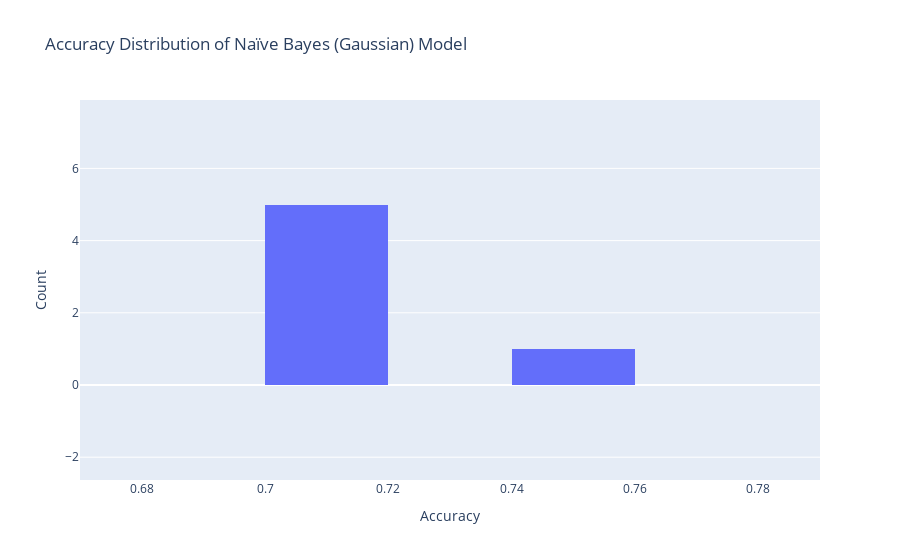

Write notebook code for a chart like this one.
### Code cell
import matplotlib.pyplot as plt
import plotly.graph_objects as go

# Bar chart example using Matplotlib
x = [
    '5-fold cross-validation with default parameters',
    '10-fold cross-validation with default parameters',
    '5-fold cross-validation with var_smoothing=0.1',
    '5-fold cross-validation with var_smoothing=10',
    '5-fold cross-validation with var_smoothing=1e-12',
    '5-fold cross-validation with var_smoothing=1e-20'
]
accuracy = [
    0.7107951426507764, 0.7105618436406067, 0.7446457899269383,
    0.7113285954385088, 0.7107951426507764, 0.7107951426507764
]
f1_score = [
    0.4722152114629634, 0.47227877261289486, 0.33090576838112157,
    0.11876147609480052, 0.4722152114629634, 0.4722152114629634
]

fig, ax = plt.subplots(figsize=(10, 6))

ax.bar(x, accuracy)
ax.set_title('Accuracy of Naïve Bayes (Gaussian) Model')
ax.set_xlabel('Cross Validation')
ax.set_ylabel('Accuracy')

plt.xticks(rotation=45)
plt.subplots_adjust(top=0.9, bottom=0.2)  # Manually adjust the margins

plt.show()

# Histogram example using Plotly
hist_data = [accuracy]
group_labels = ['Accuracy']

fig = go.Figure()
for i, data in enumerate(hist_data):
    fig.add_trace(go.Histogram(x=data, name=group_labels[i]))

fig.update_layout(
    title='Accuracy Distribution of Naïve Bayes (Gaussian) Model',
    xaxis_title='Accuracy',
    yaxis_title='Count'
)

fig.show()

### Figure 1 — Plotly figure (JSON) as saved in the notebook; plotly's stock layout.template omitted (floating-point values rounded to 4 significant figures)
{"data": [{"name": "Accuracy", "type": "histogram", "x": [0.7108, 0.7106, 0.7446, 0.7113, 0.7108, 0.7108]}], "layout": {"autosize": true, "title": {"text": "Accuracy Distribution of Naïve Bayes (Gaussian) Model"}, "xaxis": {"autorange": false, "range": [0.67, 0.79], "title": {"text": "Accuracy"}, "type": "linear"}, "yaxis": {"autorange": false, "range": [-2.632, 7.895], "title": {"text": "Count"}}}}
